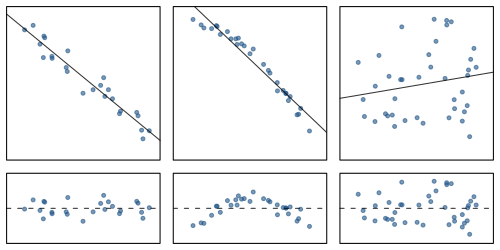

Recreate this plot in R.
library(openintro)
myPDF('sampleLinesAndResPlots.pdf', 5, 2.5)

COL <- c('#22558899', '#000000CC')
set.seed(1)

par(mfrow=2:3, mar=rep(0.5, 4))

MyLayOut <- matrix(1:6, 2)
nf <- layout(mat=MyLayOut, widths=c(2,2,2), heights=c(2,1), respect=TRUE)

n <- c(25)
x <- runif(n[1])
y <- -8*x + rnorm(n[1])
plot(x,y, axes=FALSE, pch=20, col=COL[1], cex=1.202, xlim=c(-0.03, 1.03), ylim=c(-10, 1))
box()
g <- lm(y~x)
abline(g, col=COL[2])
plot(x, summary(g)$residuals, pch=20, col=COL[1], cex=1.202, xlim=c(-0.03, 1.03), axes=FALSE, ylim=2.5*c(-1,1)*max(abs(summary(g)$residuals)))
box()
abline(h=0, col=COL[2], lty=2)

n <- 30
x <- c(runif(n[1]-2, 0, 4), 2, 2.1)
y <- -2*x^2 + rnorm(n[1])
plot(x,y, axes=FALSE, pch=20, col=COL[1], cex=1.202, xlim=c(-0.2, 4.2), ylim=c(-35, 2))
box()
g <- lm(y~x)
abline(g, col=COL[2])
plot(x, summary(g)$residuals, pch=20, col=COL[1], cex=1.202, xlim=c(-0.2, 4.2), axes=FALSE, ylim=1.8*c(-1,1)*max(abs(summary(g)$residuals)))
box()
abline(h=0, col=COL[2], lty=2)

n <- 40
x <- runif(n[1])
y <- 0.2*x + rnorm(n[1])
y[y < -2] <- -1.5
plot(x,y, axes=FALSE, pch=20, col=COL[1], cex=1.202, xlim=c(-0.03, 1.03), ylim=c(-2, 2))
box()
g <- lm(y~x)
abline(g, col=COL[2])
plot(x, summary(g)$residuals, pch=20, col=COL[1], cex=1.202, xlim=c(-0.03, 1.03), axes=FALSE, ylim=1.2*c(-1,1)*max(abs(summary(g)$residuals)))
box()
abline(h=0, col=COL[2], lty=2)




dev.off()
